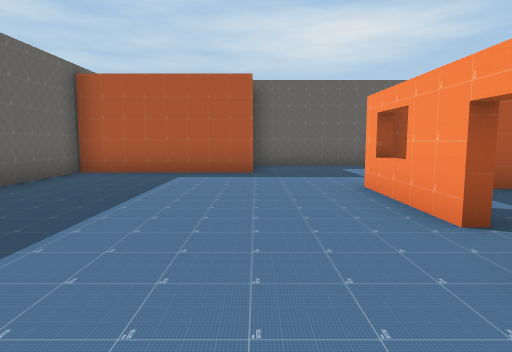
[1] (above)

24 first-person views from a walk through a Unity game level. The camera is 1.5 m above the floor, tilts 6° down and sees 75° across. The floor is counted in squares, 2 m on a side. Each view is taken from the middle of a square. On the plan, view 1 faces up. The plan holds only what a view shows up to about 11 squares ahead; the rest is blank. The player character is not drawn. Some surface patterns are stand-ins.

[2]
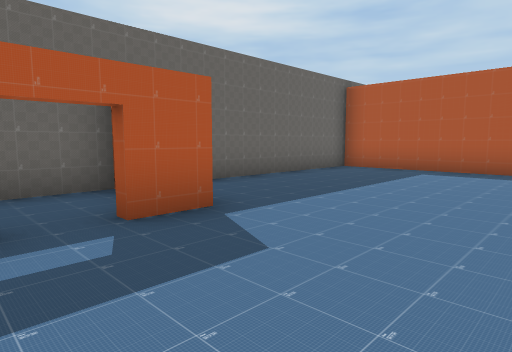

[3]
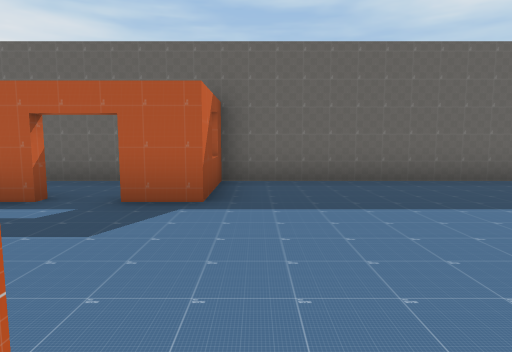

[4]
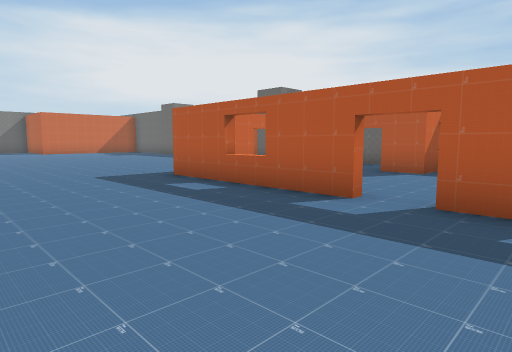

[5]
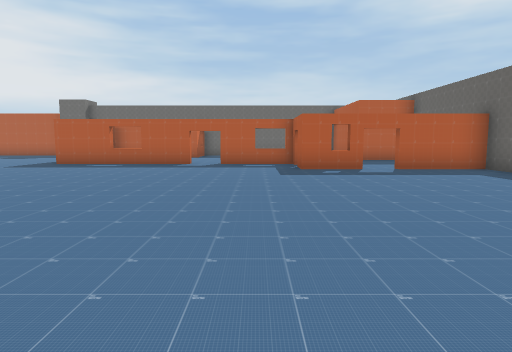

[6]
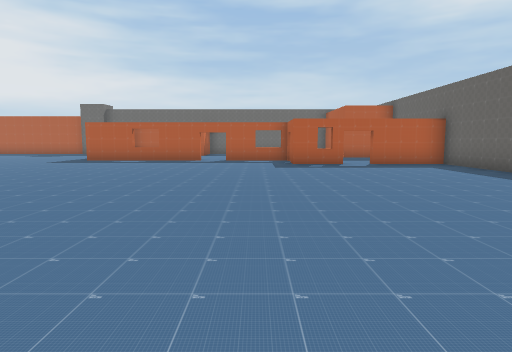

[7]
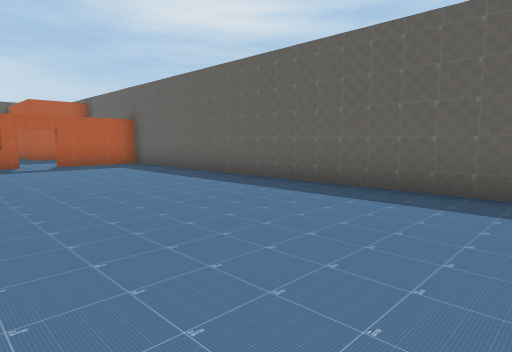

[8]
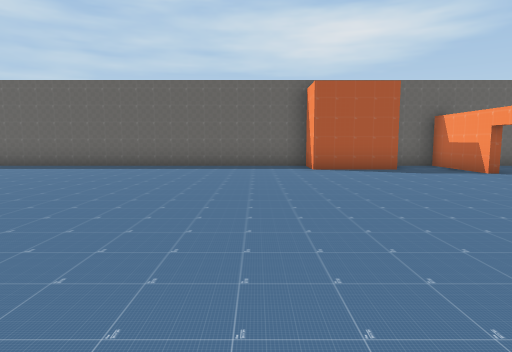

[9]
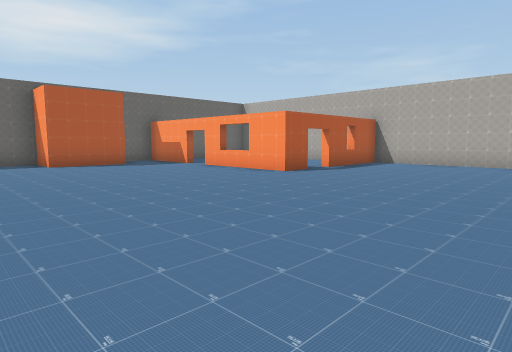

[10]
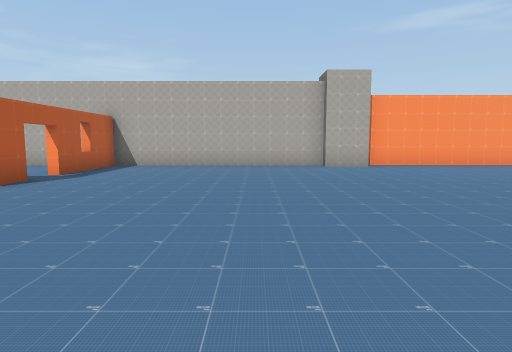

[11]
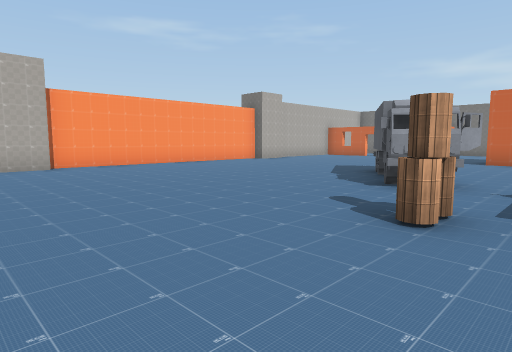

[12]
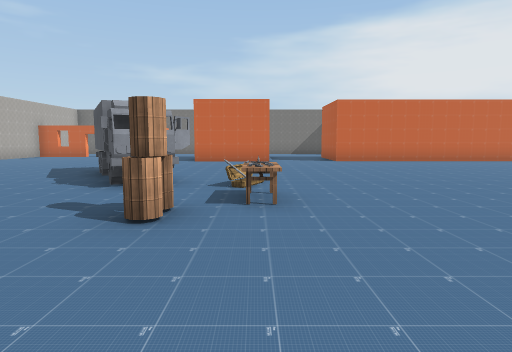

[13]
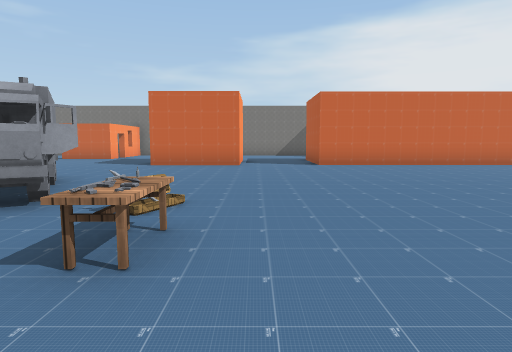

[14]
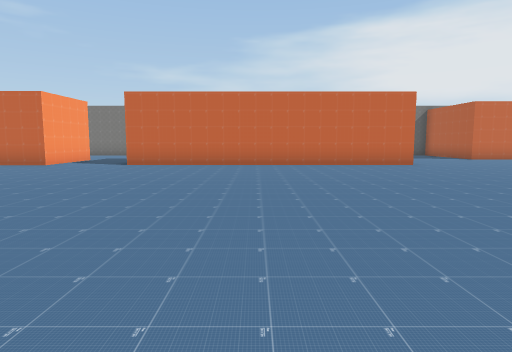

[15]
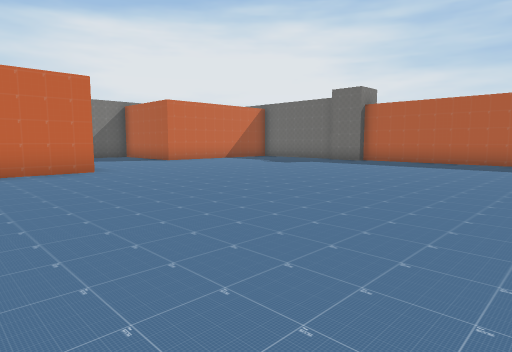

[16]
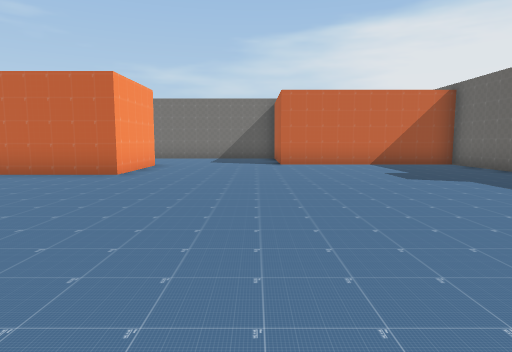

[17]
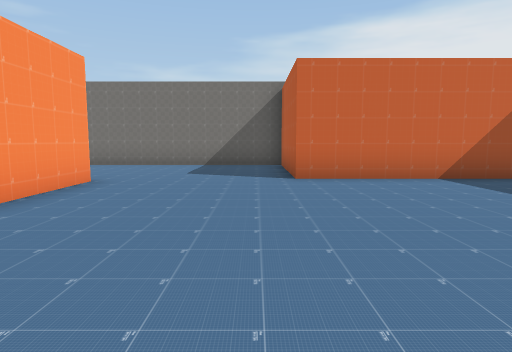

[18]
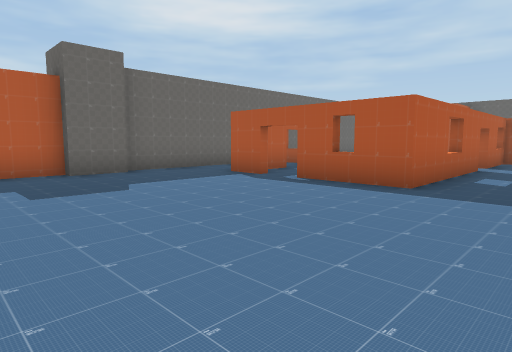

[19]
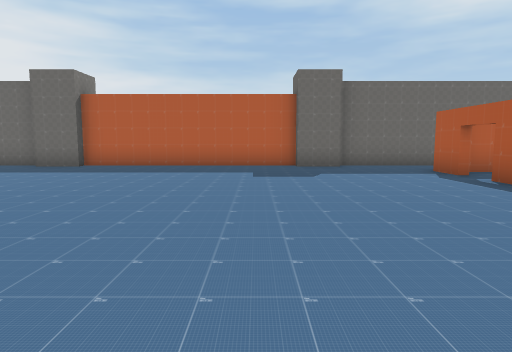

[20]
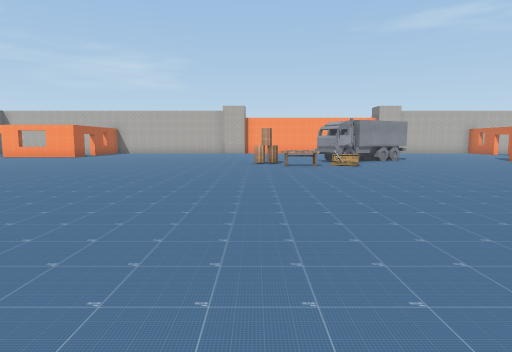

[21]
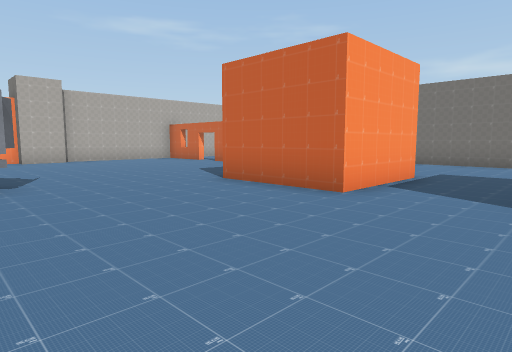

[22]
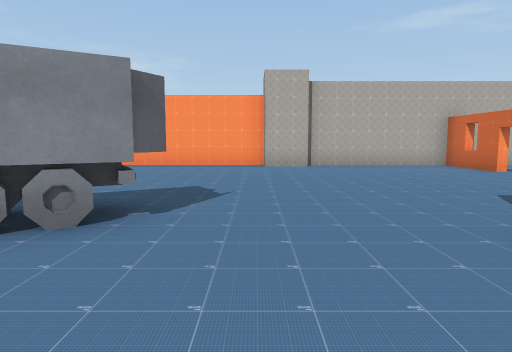

[23]
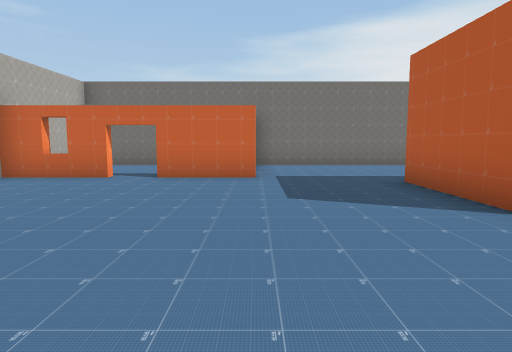

[24]
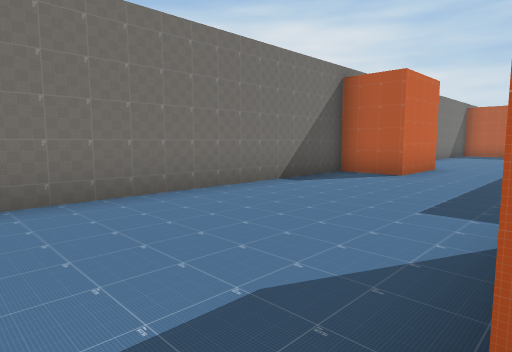

### Floor plan
Points are (right, up) in squares from view 1. A wall is a line through its corners. A room is listed if a view was taken in it or the views show most of it. See-through windows are left out.
Room 1 (views 1, 2)
walls: (1.8, 2.8) (1.8, 5.5); (-4.2, 1.1) (-4.2, -0.6); (-2.1, -0.6) (-2.1, -1.9); (0, 8) (-4.2, 8) (-4.2, 1.4) (-2.1, 1.4) (-2.1, 0.2); (-0.2, -2.3) (0.5, -2.3)
ways out: opening at (-3.5, -1.5) to room 2; opening at (-1, -2) to room 2; opening at (1, 6.7) to room 2; opening at (2, 2) to room 2
Room 2 (views 3, 4, 5, 6, 7, 8, 9, 10, 11, 12, 13, 14, 15, 16, 17, 18, 19, 20, 21, 22, 23, 24)
walls: (16.5, -17.1) (16.5, -14.4) (19.3, -14.4) (19.3, -17.1); (2, 1.9) (2, -2.6) (-0.2, -2.6); (5.1, -17.2) (5.1, -14.4) (14, -14.4) (14, -15); (-1.2, -2.6) (-2.4, -2.6); (10.4, -19.9) (12.6, -19.9) (12.6, -21.4) (22, -21.4); (23.4, 3.3) (22.3, 3.3) (22.3, 6.6); (26.9, -4.4) (26.9, -3); (2, 5.2) (2, 2.8); (4.2, 6.9) (4.2, 5.2) (3.2, 5.2); (22, -17.8) (24.1, -17.8); (27.2, -3.1) (27.2, 3.3) (24.2, 3.3); (-3.9, -4.5) (-3.9, -5.9); (-4.2, -5.8) (-4.2, -12.2); (26.9, -13.6) (26.9, -12.2) (27.2, -12.2) (27.2, -4.4); (-3.9, -12.1) (-3.9, -13.6); (22.3, 7.6) (22.3, 10.1) (21.2, 10.1); (-4.2, -0.6) (-4.2, -4.5); (20.8, 8.8) (18.5, 8.8) (18.5, 10.1) (4.2, 10.1) (4.2, 7.8); (25, -17.8) (27.2, -17.8) (27.2, -13.5); (-4.2, -13.8) (-4.2, -17.6) (1.2, -17.6) (1.2, -21.4) (7.2, -21.4); (3.4, 10.1) (-0.1, 10.1)
ways out: opening at (-3.5, -1.5) to room 1; opening at (-1, -2) to room 1; opening at (1, 6.7) to room 1; opening at (2, 2) to room 1; opening at (23, 7); opening at (24, 4); gap at (24.5, -18)
objects: other object (16, -7); other object (17, -9); other object (17, -8); table (17, -7); other object (17, -6); other object (17, -5); barrel (18, -6); barrel (18, -5); other object (19, -11) to (21, -8)

Positions as (right, up) in squares from view 1, and headings:
1: (0, 0), facing up
2: (1, -1), facing up-left
3: (2, 2), facing left
4: (6, 4), facing down-left
5: (13, 4), facing left
6: (15, 4), facing left
7: (15, 5), facing up-left
8: (17, 0), facing up
9: (16, -2), facing up-right
10: (17, -1), facing right
11: (17, -2), facing down-right
12: (17, -2), facing down
13: (16, -4), facing down
14: (10, -4), facing down
15: (8, -6), facing down-left
16: (2, -7), facing down
17: (2, -11), facing down
18: (4, -8), facing up-left
19: (6, -7), facing left
20: (7, -5), facing right
21: (14, -10), facing down-right
22: (17, -12), facing right
23: (22, -11), facing down
24: (20, -17), facing down-left
